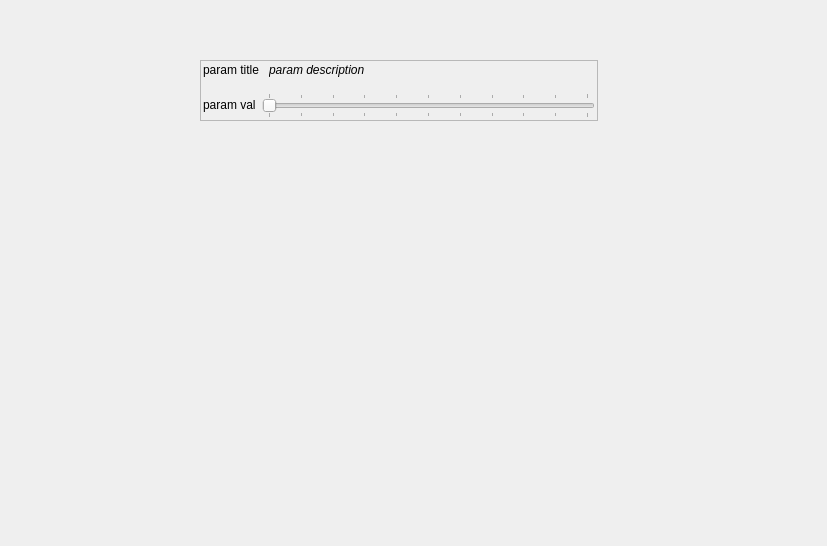
<?xml version="1.0" encoding="UTF-8"?>
<ui version="4.0">
 <class>Form</class>
 <widget class="QWidget" name="Form">
  <property name="geometry">
   <rect>
    <x>0</x>
    <y>0</y>
    <width>827</width>
    <height>546</height>
   </rect>
  </property>
  <property name="windowTitle">
   <string>Form</string>
  </property>
  <widget class="QFrame" name="f_param_generic">
   <property name="geometry">
    <rect>
     <x>200</x>
     <y>60</y>
     <width>398</width>
     <height>61</height>
    </rect>
   </property>
   <property name="sizePolicy">
    <sizepolicy hsizetype="Preferred" vsizetype="Preferred">
     <horstretch>0</horstretch>
     <verstretch>0</verstretch>
    </sizepolicy>
   </property>
   <property name="frameShape">
    <enum>QFrame::StyledPanel</enum>
   </property>
   <property name="frameShadow">
    <enum>QFrame::Raised</enum>
   </property>
   <layout class="QVBoxLayout" name="verticalLayout_4">
    <property name="leftMargin">
     <number>2</number>
    </property>
    <property name="topMargin">
     <number>2</number>
    </property>
    <property name="rightMargin">
     <number>2</number>
    </property>
    <property name="bottomMargin">
     <number>2</number>
    </property>
    <item>
     <layout class="QHBoxLayout" name="hl_param_generic_t">
      <property name="spacing">
       <number>10</number>
      </property>
      <item>
       <widget class="QLabel" name="t_param_generic">
        <property name="text">
         <string>param title</string>
        </property>
        <property name="alignment">
         <set>Qt::AlignLeading|Qt::AlignLeft|Qt::AlignTop</set>
        </property>
       </widget>
      </item>
      <item>
       <widget class="QLabel" name="t_param_generic_desc">
        <property name="sizePolicy">
         <sizepolicy hsizetype="MinimumExpanding" vsizetype="Preferred">
          <horstretch>0</horstretch>
          <verstretch>0</verstretch>
         </sizepolicy>
        </property>
        <property name="font">
         <font>
          <italic>true</italic>
         </font>
        </property>
        <property name="text">
         <string>param description</string>
        </property>
        <property name="alignment">
         <set>Qt::AlignLeading|Qt::AlignLeft|Qt::AlignTop</set>
        </property>
       </widget>
      </item>
     </layout>
    </item>
    <item>
     <layout class="QHBoxLayout" name="hl_param_generic_b">
      <item>
       <widget class="QLabel" name="t_param_generic_value">
        <property name="sizePolicy">
         <sizepolicy hsizetype="Preferred" vsizetype="Maximum">
          <horstretch>0</horstretch>
          <verstretch>0</verstretch>
         </sizepolicy>
        </property>
        <property name="text">
         <string>param val</string>
        </property>
       </widget>
      </item>
      <item>
       <widget class="QSlider" name="slider_param_generic">
        <property name="sizePolicy">
         <sizepolicy hsizetype="Expanding" vsizetype="Maximum">
          <horstretch>0</horstretch>
          <verstretch>0</verstretch>
         </sizepolicy>
        </property>
        <property name="maximum">
         <number>100</number>
        </property>
        <property name="value">
         <number>0</number>
        </property>
        <property name="orientation">
         <enum>Qt::Horizontal</enum>
        </property>
        <property name="tickPosition">
         <enum>QSlider::TicksBothSides</enum>
        </property>
        <property name="tickInterval">
         <number>10</number>
        </property>
       </widget>
      </item>
     </layout>
    </item>
   </layout>
  </widget>
 </widget>
 <resources/>
 <connections/>
</ui>
